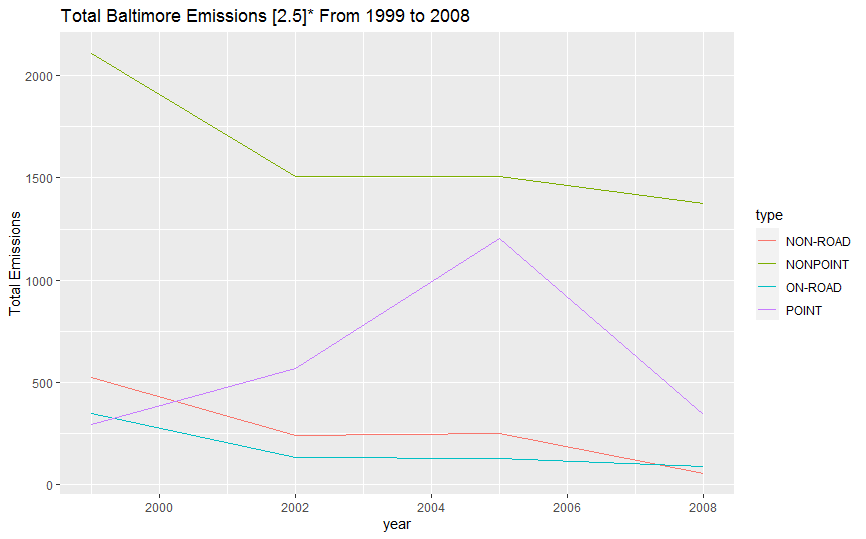

This figure's R source:
baltYrTypEmm <- aggregate(Emissions ~ year+ type, baltdata, sum)
chart <- ggplot(baltYrTypEmm, aes(year, Emissions, color = type))
chart <- chart + geom_line() +
  xlab("year") +
  ylab(expression('Total Emissions')) +
  ggtitle('Total Baltimore Emissions [2.5]* From 1999 to 2008')
print(chart)

dev.copy(png,'plot3.png')
dev.off()